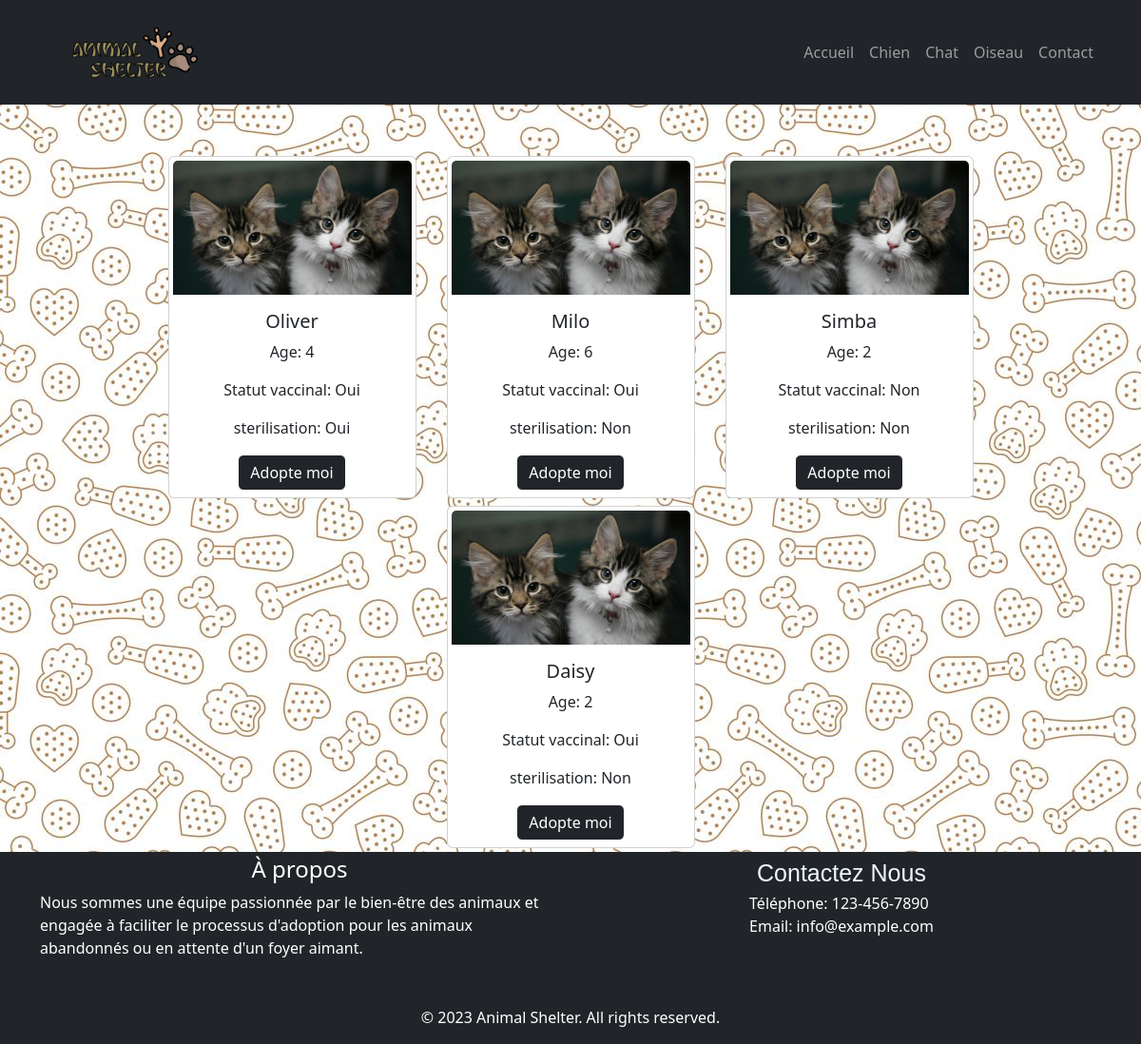
Screenshot of /animal/chat with the database file from the repository.
### animalAdoption/models.py (models this page shows, shortened)
class Animal(models.Model):
    nom = models.CharField(max_length=200)
    age = models.IntegerField()
    statut_vaccinal = models.BooleanField(default=False)
    sterilisation = models.BooleanField(default=False)
    class Meta:
        abstract = True

class chat(Animal):
    pass

### animalAdoption/views.py (the view)
# urls.py: path('animal/<slug:slug>', views.get_typeAnimal),
def get_typeAnimal(request,slug):
    if slug == 'chat':
        animals = chat.objects.all
    elif slug == 'chien':
        animals = chien.objects.all
    elif slug == 'oiseau':
        animals = oiseau.objects.all
    return render(request,'typeAnimal.html',{'animals':animals,'slug':slug})

### animalAdoption/templates/typeAnimal.html
{% extends "base.html" %}
{% block content %}
<div style="height: 20vh;"></div>
<div class="outer-container d-flex justify-content-center align-items-center">
    <div class="container">
      <div class="row justify-content-center align-items-center">
        {% for animal in animals %}
        <div class="col-sm-5 col-md-3 m-1">
            <div class="card p-1 card-height">
            {% if slug == 'chien' %}
              <img src="/static/animalAdoption/dogs.jpg" class="card-img-top mx-auto" alt="Card Image 1">
            {% elif slug == 'chat' %}
              <img src="/static/animalAdoption/cats.jpg" class="card-img-top mx-auto" alt="Card Image 1">
            {% elif slug == 'oiseau' %}
              <img src="/static/animalAdoption/birds.jpg" class="card-img-top mx-auto" alt="Card Image 1">
            {% endif %}
              <div class="card-body text-center">
                <h5 class="card-title">{{animal.nom}}</h5>
                <p class="card-text">Age: {{animal.age}}</p>
                <p class="card-text">Statut vaccinal:
                    {% if animal.statut_vaccinal == True %}
                        Oui
                    {% else %}
                        Non
                    {% endif %}
                </p>
                <p class="card-text">sterilisation:
                    {% if animal.sterilisation == True %}
                        Oui
                    {% else %}
                        Non
                    {% endif %}
                </p>
                <a href="/animal/{{slug}}/{{animal.nom}}" class="btn btn-primary border-white bg-custom btn-get-started">Adopte moi</a>
              </div>
            </div>
          </div>
        {% endfor %}
      </div>
    </div>
</div>
{% endblock %}

### animalAdoption/templates/base.html (shortened to what this page needs)
<!DOCTYPE html>
<html>
<head>
    <link href="https://cdn.jsdelivr.net/npm/bootstrap@5.3.0-alpha3/dist/css/bootstrap.min.css" rel="stylesheet"/>
    <link rel="stylesheet" type="text/css" href="/static/animalAdoption/css/bootstrap.css"/>
</head>
<body class="body-background">
    <nav class="navbar navbar-expand-lg fixed-top fixed-top-div navbar-dark bg-dark p-0">
        <div class="container">
            <a class="navbar-brand" href="/">
                <img src="/static/animalAdoption/biglogo.png" alt="Bootstrap" width="200" height="100">
            </a>
          <div class="collapse navbar-collapse justify-content-end" id="navbarNav">
            <ul class="navbar-nav">
              <li class="nav-item">
                <a class="nav-link" href="/">Accueil</a>
              </li>
              <li class="nav-item">
                <a class="nav-link" href="/animal/chien">Chien</a>
              </li>
              <li class="nav-item">
                <a class="nav-link" href="/animal/chat">Chat</a>
              </li>
              <li class="nav-item">
                <a class="nav-link" href="/animal/oiseau">Oiseau</a>
              </li>
              <li class="nav-item">
                <a class="nav-link" href="/contact">Contact</a>
              </li>
            </ul>
          </div>
        </div>
      </nav>
    {% block content %}
    {% endblock %}
    <footer class="footer fixed-bottom-div bg-dark text-white pt-1">
      <div class="container d-flex flex-column align-items-center">
        <div class="row">
          <div class="col-md-6 d-flex flex-column align-items-center">
            <h4>À propos</h4>
            <p>Nous sommes une équipe passionnée par le bien-être des animaux et engagée à faciliter le processus d'adoption pour les animaux abandonnés ou en attente d'un foyer aimant.</p>
          </div>
          <div class="col-md-6 d-flex flex-column align-items-center">
            <a class="custom-link" href="/contact/">Contactez Nous</a>
            <ul class="list-unstyled">
              <li>Téléphone: 123-456-7890</li>
              <li>Email: info@example.com</li>
            </ul>
          </div>
        </div>
        <div class="text-center w-100">
          <p>&copy; 2023 Animal Shelter. All rights reserved.</p>
        </div>
      </div>
    </footer>
  </body>
</html>

### animalAdoption/templates/base.html (style rules this page uses)
.custom-link { font-family: 'Franklin Gothic Medium', 'Arial Narrow', Arial, sans-serif; font-size: 25px; color: aliceblue; text-decoration: none; }
.body-background { background-image: url('/static/animalAdoption/body_bgimg.jpg'); background-size: auto; }
.bg-custom { background-color: #212529; }
.card-height { height: 45vh; }

### rows the page displays
chat: nom "Oliver", age "4", statut_vaccinal "Oui", sterilisation "Oui"
chat: nom "Milo", age "6", statut_vaccinal "Oui", sterilisation "Non"
chat: nom "Simba", age "2", statut_vaccinal "Non", sterilisation "Non"
chat: nom "Daisy", age "2", statut_vaccinal "Oui", sterilisation "Non"
